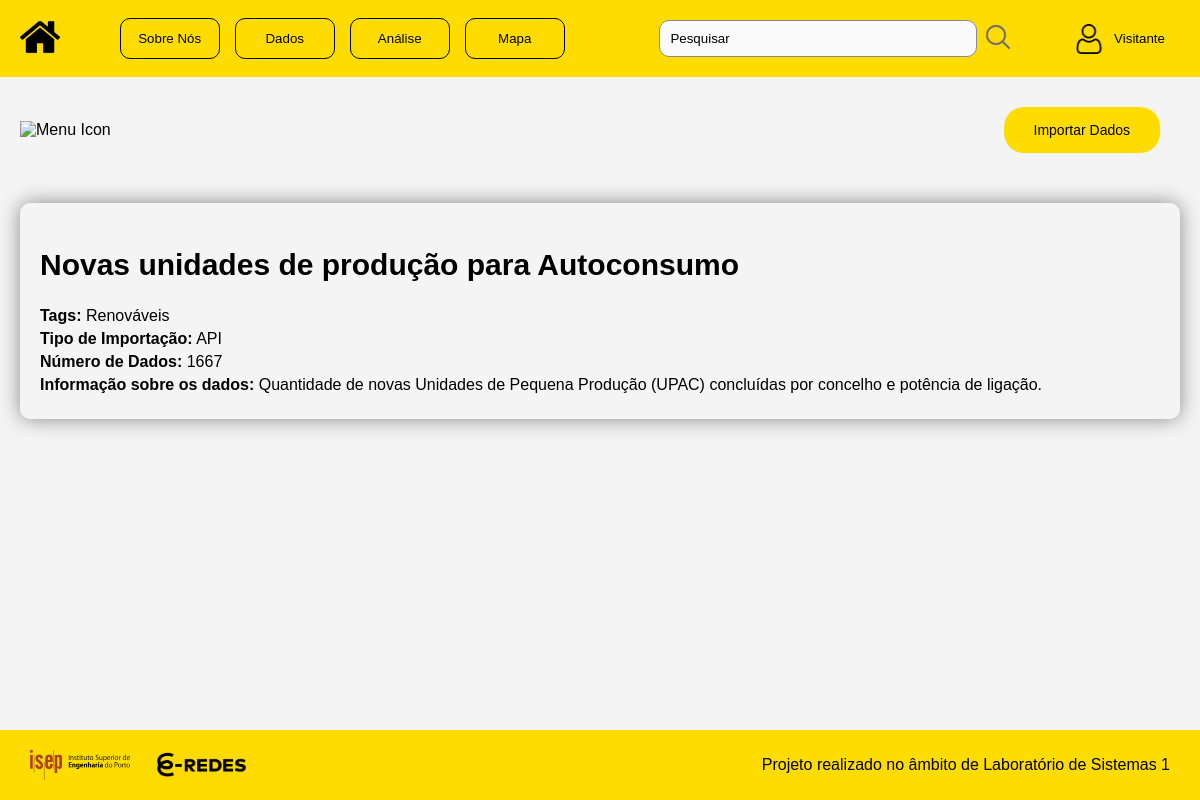
The page /home_dados.php on the database as committed earlier.
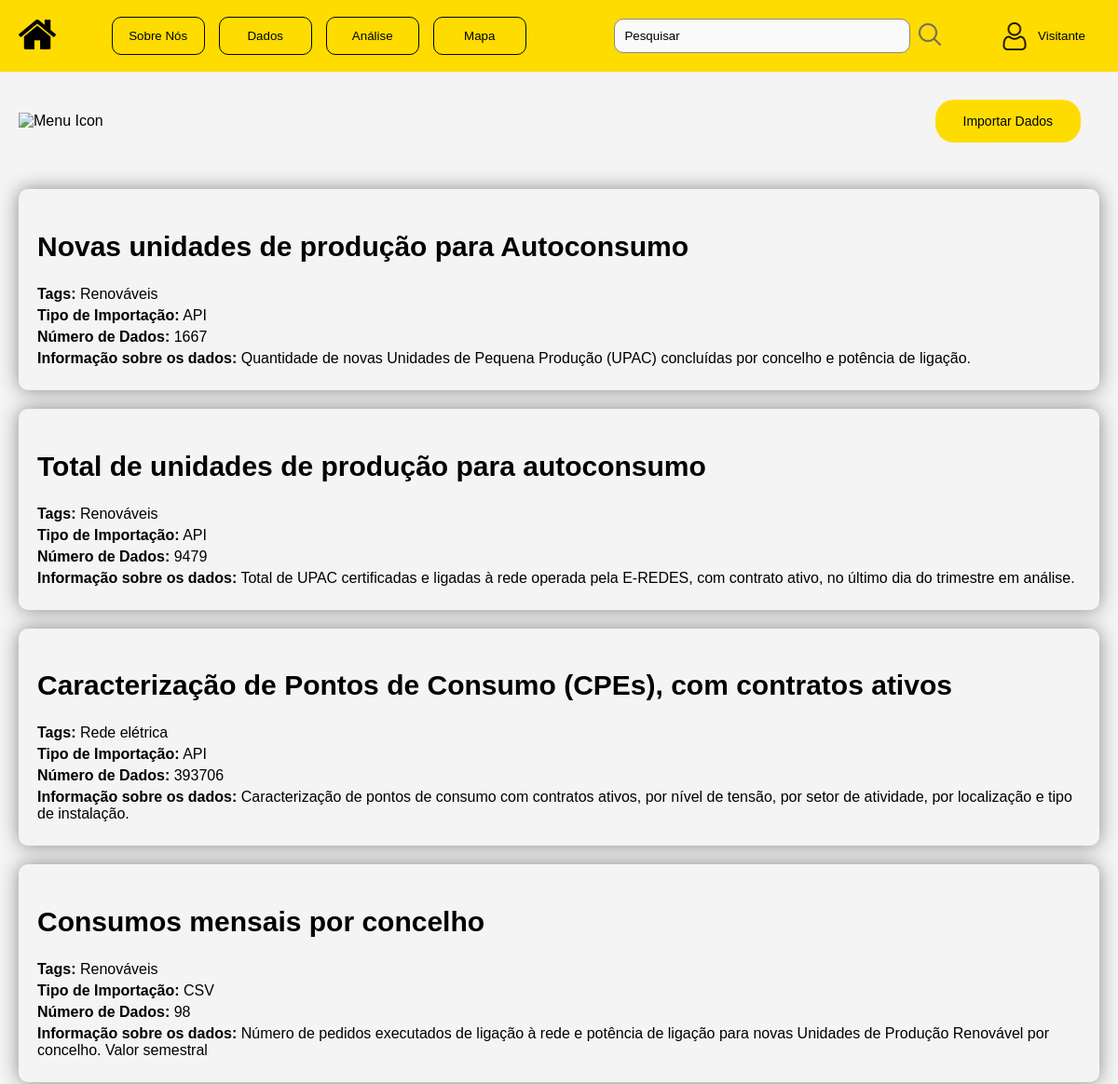
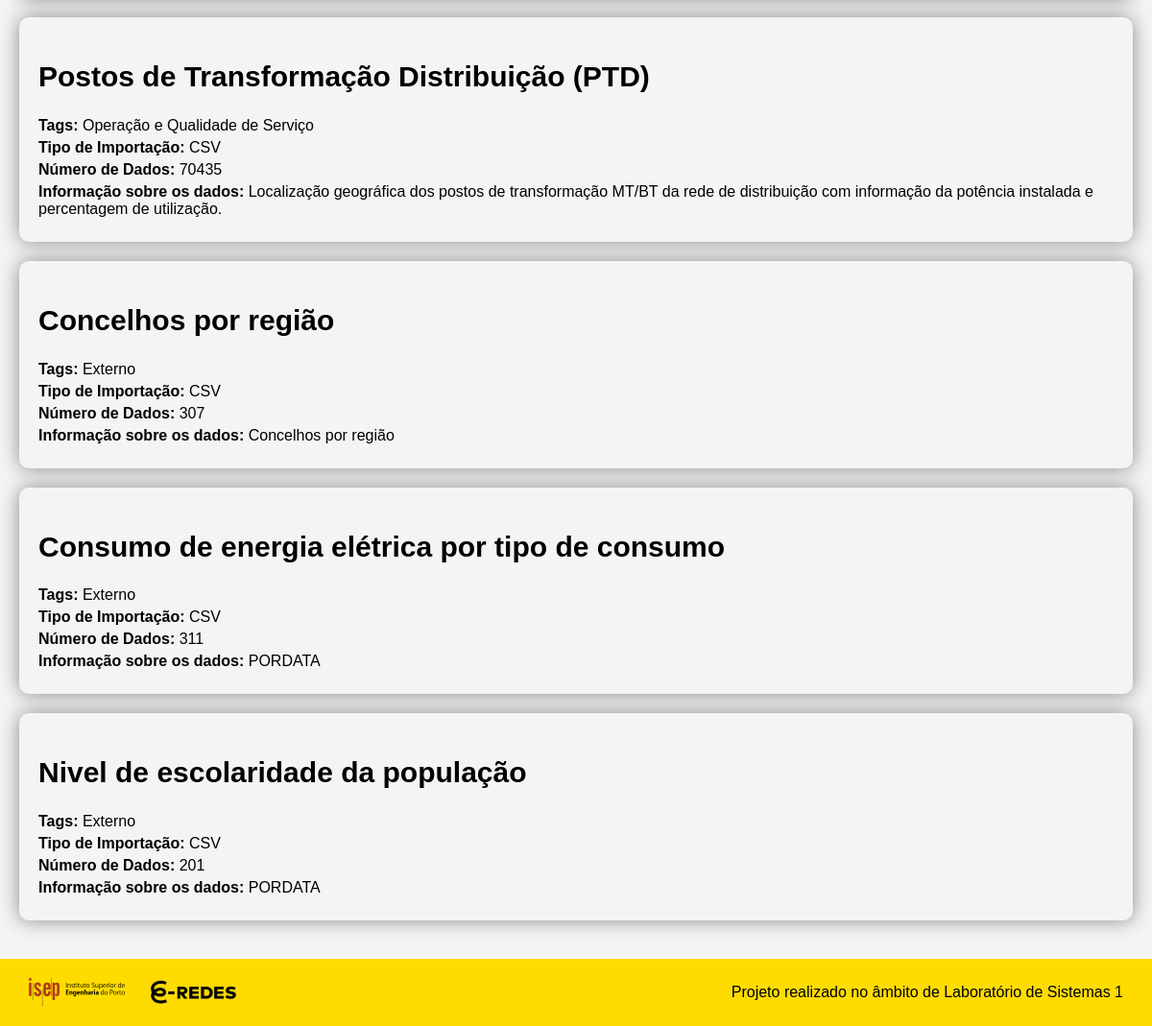
The same page on the database as committed later (2 pictures, top to bottom).
### tables this page shows
CREATE TABLE `dataset` (
  `id_tabela` int(11) NOT NULL,
  `nomeTabela` varchar(255) NOT NULL,
  `tags` varchar(255) NOT NULL,
  `numeroLinhas` int(11) NOT NULL,
  `tipoImportacao` varchar(255) NOT NULL,
  `idDashboard` int(11) DEFAULT NULL,
  `informacao` varchar(1000) NOT NULL,
  `linkAPI` varchar(1000) DEFAULT NULL
);

### home_dados.php (the view, shortened to what this page needs)
<?php
include("ImportSQL.php");
$nome_utilizador = "Visitante";
$permissao_utilizador = "Visitante";
?>
<!DOCTYPE html>
<html lang="pt">
<head>
    <link rel="stylesheet" href="styles.css">
</head>
<body>
    <header>
        <div class="logo" onclick="window.location.href='index.php'">
            <img src="Imagens/casa_icon.png" alt="Logo">
        </div>
        <nav>
            <div class="nav-buttons">
                <button><a href="SobreNos.php">Sobre Nós</a></button>
                <button><a href="home_dados.php">Dados</a></button>
                <button><a href="Analise.php">Análise</a></button>
                <button><a href="Mapa.php">Mapa</a></button>
            </div>
        </nav>
        <form action="search.php" method="GET" class="search-bar">
            <input type="text" name="query" placeholder="Pesquisar">
            <button type="submit" class="search-button">
                <img src="Imagens/search_icon.png" alt="ir">
            </button>
        </form>
        <div class="dropdown">
            <button class="user-info">
                <img src="Imagens/user_icon.png" alt="User Icon">
                <span><?php echo $nome_utilizador; ?></span>
            </button>
        </div>
    </header>
    <div class="topo">
        <div class="menu-container">
            <img src="https://www.svgrepo.com/show/509382/menu.svg" alt="Menu Icon" class="menu-icon" onclick="toggleMenu()">
        </div>
        <div class="button-container">
            <div class="custom-button">
                <?php
                if ($permissao_utilizador == 'Admin' || $permissao_utilizador == 'Colaborador E-Redes') {
                    echo '<button onclick="window.location.href=\'formImport.php\'">Importar Dados</button>';
                } else {
                    echo '<button onclick="alert(\'Você não tem permissão para acessar esta página.\')">Importar Dados</button>';
                }
                ?>
            </div>
        </div>
    </div>
    <main>
        <?php
        if ($_SERVER["REQUEST_METHOD"] == "POST" && isset($_POST['tags'])) {
            $selected_tags = $_POST['tags'];
            $sql = "SELECT * FROM dataset WHERE ";
            $conditions = [];
            foreach ($selected_tags as $tag) {
                $conditions[] = "tags LIKE '%" . $mysqli->real_escape_string($tag) . "%'";
            }
            $sql .= implode(" OR ", $conditions);
            $result = $mysqli->query($sql);
            if ($result->num_rows > 0) {
                $output = [];
                while ($row = $result->fetch_assoc()) {
                    $output[] = $row;
                }
                echo "<div class='lista-datasets'>";
                foreach ($output as $row) {
                    echo "<section class='dataset-details'>";
                    echo "<a href='dados.php?nomeTabela=" . urlencode($row["nomeTabela"]) . "&linkAPI=" . urlencode($row["linkAPI"]) . "'> <h2 class='titulo'>" . htmlspecialchars($row["nomeTabela"]) . "</h2></a>";
                    echo "<div class='dataset-info'>";
                    echo "<p><strong>Tags:</strong> " . htmlspecialchars($row["tags"]) . "</p>";
                    echo "<p><strong>Tipo de Importação:</strong> " . htmlspecialchars($row["tipoImportacao"]) . "</p>";
                    echo "<p><strong>Número de Dados:</strong> " . htmlspecialchars($row["numeroLinhas"]) . "</p>";
                    echo "<p><strong>Informação sobre os dados:</strong> " . htmlspecialchars($row["informacao"]) . "</p>";
                    echo "</div>";
                    echo "</section>";
                }
                echo "</div>";
            } else {
                echo "<p>Nenhum resultado encontrado</p>";
            }
            $mysqli->close();
        } else {
            $sql = "SELECT nomeTabela, tags, numeroLinhas, tipoImportacao, informacao, linkAPI FROM dataset";
            $result = mysqli_query($mysqli, $sql);
            if ($result) {
                echo "<div class='lista-datasets'>";
                while ($row = mysqli_fetch_assoc($result)) {
                    echo "<section class='dataset-details'>";
                    echo "<a href='dados.php?nomeTabela=" . urlencode($row["nomeTabela"]) . "&linkAPI=" . urlencode($row["linkAPI"]) . "'> <h2 class='titulo'>" . htmlspecialchars($row["nomeTabela"]) . "</h2></a>";
                    echo "<div class='dataset-info'>";
                    echo "<p><strong>Tags:</strong> " . htmlspecialchars($row["tags"]) . "</p>";
                    echo "<p><strong>Tipo de Importação:</strong> " . htmlspecialchars($row["tipoImportacao"]) . "</p>";
                    echo "<p><strong>Número de Dados:</strong> " . htmlspecialchars($row["numeroLinhas"]) . "</p>";
                    echo "<p><strong>Informação sobre os dados:</strong> " . htmlspecialchars($row["informacao"]) . "</p>";
                    echo "</div>";
                    echo "</section>";
                }
                echo "</div>";
            } else {
                echo "Erro na consulta: " . mysqli_error($mysqli);
            }
        }
        ?>
    </main>
    <footer>
        <div class="footer-content">
            <div class="footer-left">
                <img src="Imagens/isep_logo.png" alt="ISEP Logo" class="isep_img" onclick="window.open('https://www.isep.ipp.pt', '_blank');">
                <img src="Imagens/e-redes.jpeg" alt="E-Redes Logo" class="eredes_img" onclick="window.open('https://www.e-redes.pt/pt-pt', '_blank');">
            </div>
            <div class="footer-right">
                <p>Projeto realizado no âmbito de Laboratório de Sistemas 1</p>
            </div>
        </div>
    </footer>
</body>
</html>

### styles.css (style rules this page uses)
body { font-family: Arial, sans-serif; margin: 0; padding: 0; background-color: #f4f4f4; }
header { display: flex; align-items: center; justify-content: space-between; background-color: #FFDC00; color: black; padding: 10px 20px; width: 100%; max-width: 100vw; box-sizing: border-box; }
.nav-buttons { display: flex; align-items: center; justify-content: flex-start; }
.nav-buttons button { height: auto; width: 100px; }
.logo img { height: 40px; cursor: pointer; margin-right: 30px; }
.search-bar { display: flex; align-items: center; padding: 10px; border-radius: 10px; width: 400px; }
.search-bar input[type="text"] { padding: 10px; flex: 1; border: 1px solid #898989; border-radius: 10px; margin-right: 0px; margin-left: 40px; background-color: rgb(250, 250, 250); }
.search-bar input[type="text"]::placeholder { color: black; }
.search-bar button { background-color: transparent; border: none; cursor: pointer; outline: none; }
.search-bar button img { height: 30px; width: 30px; border-radius: 10px; }
.user-info { display: flex; align-items: center; }
.user-info img { height: 30px; margin-right: 10px; }
main { padding: 20px; }
.lista-datasets { list-style-type: none; padding: 0; margin: 0; }
.lista-datasets a { color: #000000; font-size: 20px; text-decoration: none; transition: color 0.3s; }
.footer-content { background-color: #FFDC00; display: flex; justify-content: space-between; align-items: center; color: black; padding: 10px 20px; width: 100%; max-width: 100vw; box-sizing: border-box; }
.footer-left { display: flex; align-items: center; }
.footer-left img { height: 30px; margin-right: 10px; }
.footer-content img { height: 30px; margin-right: 10px; margin-left: 10px; order: 1; cursor: pointer; }
.isep_img { width: 100px; height: auto; }
.eredes_img { width: 100px; height: auto; }
.footer-content p { order: 2; margin-right: 10px; }
.nav-buttons button { background-color: #FFDC00; border: 1px solid black; border-radius: 10px; padding: 12px 10px; cursor: pointer; transition: background-color 0.3s ease, color 0.3s ease; color: black; margin-right: 15px; }
.eredes_btn a, .nav-buttons a { color: inherit; text-decoration: none; display: block; }
.dropdown { position: relative; z-index: 10; }
.dropdown button { background-color: #FFDC00; color: rgb(0, 0, 0); padding: 10px 15px; border: none; cursor: pointer; }
body { display: flex; flex-direction: column; min-height: 100vh; margin: 0; padding: 0; }
main { flex: 1; }
.footer-content { background-color: #FFDC00; display: flex; justify-content: space-between; align-items: center; color: black; padding: 10px 20px; position: static; bottom: auto; left: auto; right: auto; width: 100%; margin-top: auto; }
form input[type="text"]::placeholder, form input[type="email"]::placeholder, form input[type="password"]::placeholder, .select { color: #a3a3a3; }
.custom-button button { padding: 15px 30px; background-color: #FFDC00; color: #000000; border: none; border-radius: 20px; cursor: pointer; width: auto; transition: background-color 0.3s; font-size: 14px; text-align: center; margin: 10px 20px 10px 10px; }
.button-container { display: flex; justify-content: flex-end; }
.custom-button { margin-left: 10px; }
.topo { display: flex; justify-content: space-between; align-items: center; padding: 20px; }
.menu-container { position: relative; width: 200px; }
.menu-icon { width: 40px; height: 40px; cursor: pointer; }
.dataset-details { background-color: #f4f4f4; margin-bottom: 20px; padding: 20px; border-radius: 10px; box-shadow: 0 0 20px #898989; }
.dataset-info p { margin: 5px 0; }

Rows that differ between the two databases and show on the page:
added dataset: nomeTabela "Total de unidades de produção para autoconsumo", tags "Renováveis", tipoImportacao "API", numeroLinhas "9479", informacao "Total de UPAC certificadas e ligadas à rede operada pela E-REDES, com contrato ativo, no último dia do trimestre em análise."
added dataset: nomeTabela "Caracterização de Pontos de Consumo (CPEs), com contratos ativos", tags "Rede elétrica", tipoImportacao "API", numeroLinhas "393706", informacao "Caracterização de pontos de consumo com contratos ativos, por nível de tensão, por setor de atividade, por localização e tipo de instalação."
added dataset: nomeTabela "Consumos mensais por concelho", tags "Renováveis", tipoImportacao "CSV", numeroLinhas "98", informacao "Número de pedidos executados de ligação à rede e potência de ligação para novas Unidades de Produção Renovável por concelho. Valor semestral"
added dataset: nomeTabela "Postos de Transformação Distribuição (PTD)", tags "Operação e Qualidade de Serviço", tipoImportacao "CSV", numeroLinhas "70435", informacao "Localização geográfica dos postos de transformação MT/BT da rede de distribuição com informação da potência instalada e percentagem de utilização."
added dataset: nomeTabela "Concelhos por região", tags "Externo", tipoImportacao "CSV", numeroLinhas "307", informacao "Concelhos por região"
added dataset: nomeTabela "Consumo de energia elétrica por tipo de consumo", tags "Externo", tipoImportacao "CSV", numeroLinhas "311", informacao "PORDATA"
added dataset: nomeTabela "Nivel de escolaridade da população", tags "Externo", tipoImportacao "CSV", numeroLinhas "201", informacao "PORDATA"
